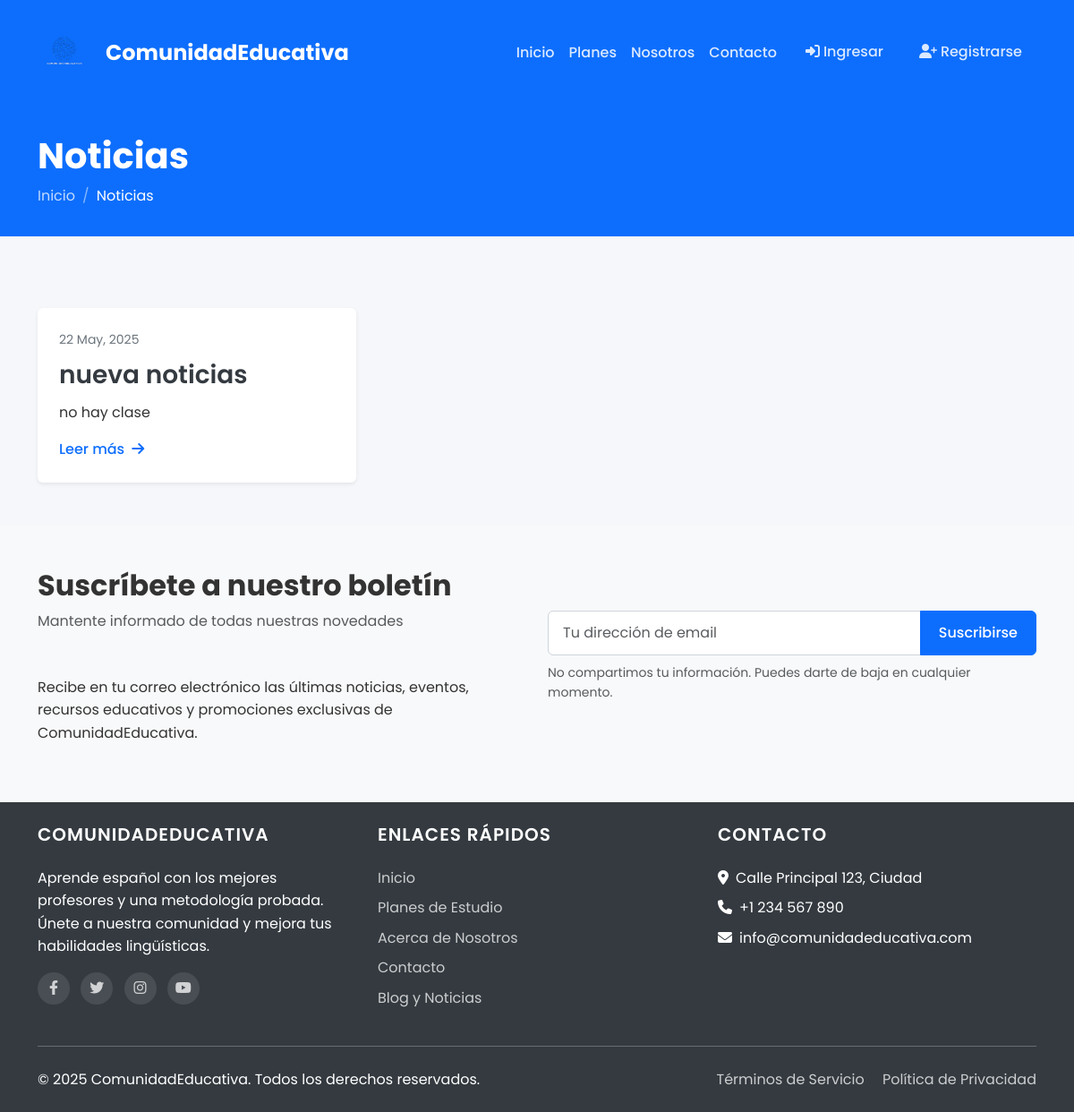
The page /comunidad/noticias/ on the database its author committed.
### appComunidad/models.py (models this page shows, shortened)
class Noticia(models.Model):
    titulo = models.CharField(_("Título"), max_length=200)
    contenido = models.TextField(_("Contenido"))
    fecha_publicacion = models.DateTimeField(
        _("Fecha de publicación"),
        auto_now_add=True,
    )
    imagen = models.ImageField(
        _("Imagen"),
        upload_to="noticias/",
        blank=True,
        null=True,
    )
    class Meta:
        verbose_name = _("Noticia")
        verbose_name_plural = _("Noticias")
        ordering: ClassVar[list[str]] = ["-fecha_publicacion"]

### appComunidad/views.py (the view)
# urls.py: path("noticias/", views.noticias, name="noticias"),
def noticias(request: HttpRequest) -> HttpResponse:
    todas_noticias = Noticia.objects.all()
    paginator = Paginator(todas_noticias, 9)  # 9 noticias por página
    page = request.GET.get("page")
    try:
        noticias_paginadas = paginator.page(page)
    except PageNotAnInteger:
        noticias_paginadas = paginator.page(1)
    except EmptyPage:
        noticias_paginadas = paginator.page(paginator.num_pages)
    return render(request, "appComunidad/noticias.html", {
        "noticias": noticias_paginadas,
    })

### appComunidad/context_processors.py (called while the page is built)
def user_redirect_processor(request: HttpRequest) -> dict[str, str]:
    redirect_url = "appComunidad:index"  # URL por defecto
    if hasattr(request.user, "perfil_estudiante"):
        redirect_url = "appEstudiantes:dashboard"
    elif hasattr(request.user, "perfil_profesor"):
        redirect_url = "appProfesores:dashboard"
    return {
        "login_redirect_url": redirect_url,
    }

### appComunidad/templates/appComunidad/noticias.html (shortened to what this page needs)
{% extends 'base.html' %}
{% block extra_css %}
<link rel="stylesheet" href="/static/css/community.css">
{% endblock %}
{% block content %}
<section class="page-header">
    <div class="container">
        <div class="row">
            <div class="col-12">
                <h1>Noticias</h1>
                <nav aria-label="breadcrumb">
                    <ol class="breadcrumb">
                        <li class="breadcrumb-item"><a href="{% url 'appComunidad:index' %}">Inicio</a></li>
                        <li class="breadcrumb-item active" aria-current="page">Noticias</li>
                    </ol>
                </nav>
            </div>
        </div>
    </div>
</section>
<section class="news-section py-5">
    <div class="container">
        <div class="row g-4">
            {% for noticia in noticias %}
            <div class="col-md-6 col-lg-4">
                <div class="news-card">
                    <div class="news-content">
                        <div class="news-date">{{ noticia.fecha_publicacion|date:"d M, Y" }}</div>
                        <h3><a href="{% url 'appComunidad:noticia_detalle' noticia.pk %}">{{ noticia.titulo }}</a></h3>
                        <p>{{ noticia.contenido|truncatewords:25 }}</p>
                        <a href="{% url 'appComunidad:noticia_detalle' noticia.pk %}" class="read-more">Leer más <i class="fas fa-arrow-right ms-1"></i></a>
                    </div>
                </div>
            </div>
            {% endfor %}
        </div>
    </div>
</section>
<section class="subscribe-section py-5 bg-light">
    <div class="container">
        <div class="row align-items-center">
            <div class="col-lg-6 mb-4 mb-lg-0">
                <div class="section-heading">
                    <h2>Suscríbete a nuestro boletín</h2>
                    <p class="text-muted">Mantente informado de todas nuestras novedades</p>
                </div>
                <p>Recibe en tu correo electrónico las últimas noticias, eventos, recursos educativos y promociones exclusivas de ComunidadEducativa.</p>
            </div>
            <div class="col-lg-6">
                <div class="subscribe-form">
                    <form>
                        <div class="input-group">
                            <input type="email" class="form-control" placeholder="Tu dirección de email" required>
                            <button class="btn btn-primary" type="submit">Suscribirse</button>
                        </div>
                    </form>
                    <p class="form-text mt-2">No compartimos tu información. Puedes darte de baja en cualquier momento.</p>
                </div>
            </div>
        </div>
    </div>
</section>
{% endblock %}

### static/css/main.css (style rules this page uses)
:root { --primary-color: #0d6efd; --secondary-color: #6c757d; --success-color: #28a745; --warning-color: #ffc107; --danger-color: #dc3545; --light-color: #f8f9fa; --dark-color: #343a40; --border-radius: 0.375rem; --box-shadow: 0 0.125rem 0.25rem rgba(0, 0, 0, 0.075); }
body { font-family: 'Poppins', sans-serif; color: #333; line-height: 1.6; background-color: #f5f7fa; }
a { color: var(--primary-color); text-decoration: none; transition: all 0.3s ease; }
h1, h2, h3, h4, h5, h6 { font-weight: 600; }
.page-header { background-color: var(--primary-color); color: #fff; padding: 2rem 0; margin-bottom: 2rem; }
.page-header h1 { font-weight: 700; margin-bottom: 0.5rem; }
.page-header .breadcrumb { background-color: transparent; padding: 0; margin: 0; }
.page-header .breadcrumb-item a { color: rgba(255, 255, 255, 0.75); }
.page-header .breadcrumb-item.active { color: #fff; }
.page-header .breadcrumb-item + .breadcrumb-item::before { color: rgba(255, 255, 255, 0.5); }
.btn { font-weight: 500; padding: 0.5rem 1.25rem; border-radius: var(--border-radius); transition: all 0.3s ease; }
.btn-primary { background-color: var(--primary-color); border-color: var(--primary-color); }
.form-control { border-radius: var(--border-radius); padding: 0.75rem 1rem; border: 1px solid #ced4da; }

### appComunidad/static/css/community.css (style rules this page uses)
.section-heading { margin-bottom: 3rem; }
.section-heading h2 { font-weight: 700; margin-bottom: 0.5rem; }
.news-section { padding: 5rem 0; }
.news-card { background-color: #fff; border-radius: var(--border-radius); box-shadow: var(--box-shadow); overflow: hidden; height: 100%; transition: transform 0.3s ease; }
.news-content { padding: 1.5rem; }
.news-date { font-size: 0.875rem; color: var(--secondary-color); margin-bottom: 0.75rem; }
.news-content h3 { font-weight: 600; margin-bottom: 0.75rem; }
.news-content h3 a { color: var(--dark-color); transition: color 0.3s ease; }
.read-more { font-weight: 500; color: var(--primary-color); }

### rows shown on the page
Noticia: fecha_publicacion "22 May, 2025", titulo "nueva noticias", contenido "no hay clase"
